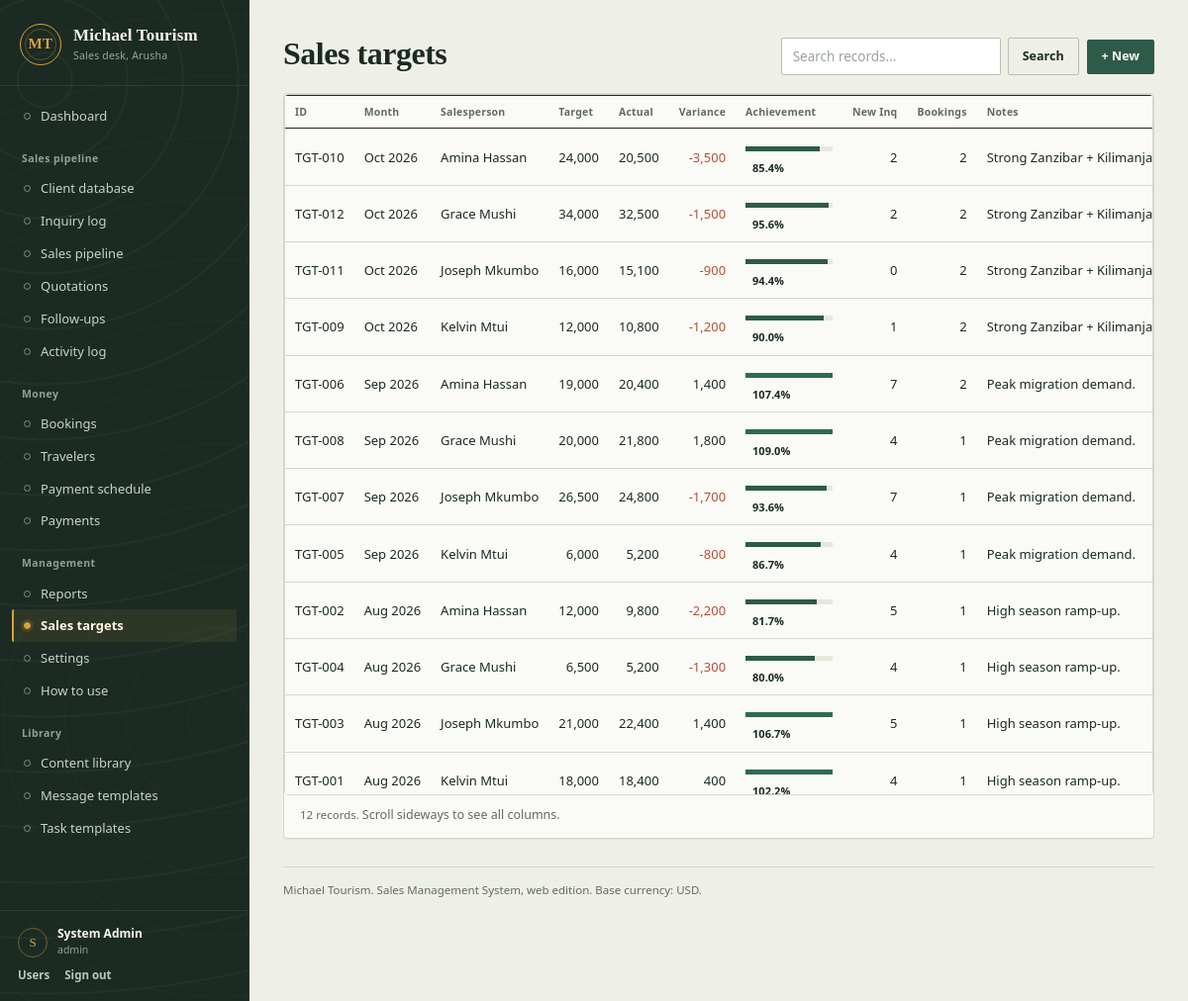
Screenshot of /targets (signed in) with the database file from the repository.
### tables this page shows
CREATE TABLE IF NOT EXISTS `users` (
  `id`            INT AUTO_INCREMENT PRIMARY KEY,
  `name`          VARCHAR(100) NOT NULL,
  `email`         VARCHAR(150) NOT NULL UNIQUE,
  `salt`          VARCHAR(64)  NOT NULL,
  `password_hash` VARCHAR(64)  NOT NULL,
  `role`          ENUM('admin','manager','sales') NOT NULL DEFAULT 'sales',
  `active`        TINYINT(1) NOT NULL DEFAULT 1,
  `created_at`    TIMESTAMP NOT NULL DEFAULT CURRENT_TIMESTAMP
);

CREATE TABLE IF NOT EXISTS `sales_targets` (
  `id`             INT AUTO_INCREMENT PRIMARY KEY,
  `month`          INT NOT NULL,
  `year`           INT NOT NULL,
  `salesperson`    INT NOT NULL,
  `target_revenue` DECIMAL(12,2) NULL,
  `notes`          TEXT NULL,
  UNIQUE KEY `uq_target` (`month`, `year`, `salesperson`)
);

### app/views/crud_list.php (the view, shortened to what the rows shown need)
<div class="topbar">
  <h1><?= e($m['title']) ?></h1>
  <div class="tools">
    <form method="get" class="searchform" action="<?= e(url('page=' . $module)) ?>">
      <input type="search" name="q" value="<?= e($q) ?>" placeholder="Search records...">
      <button class="btn ghost" type="submit">Search</button>
    </form>
    <a class="btn primary" href="<?= e(url('page=' . $module . '&action=form')) ?>">+ New</a>
  </div>
</div>
<div class="card full listcard">
  <div class="tablewrap listwrap">
  <table class="grid">
    <thead><tr>
      <?php foreach ($m['cols'] as [$k, $label]): ?><th><?= e($label) ?></th><?php endforeach; ?>
    </tr></thead>
    <tbody>
      <?php foreach ($rows as $r): ?>
      <tr>
        <?php foreach ($m['cols'] as [$k, , $type]): ?>
          <?php $v = $r[$k] ?? null; ?>
          <?php if ($type === 'badge'):   ?> <td><?= badge($v === null || $v === '' ? '-' : (string)$v) ?></td>
          <?php elseif ($type === 'money'): ?> <td class="num <?= (float)$v < 0 ? 'neg' : '' ?>"><?= money($v, false) ?></td>
          <?php elseif ($type === 'int'):  ?> <td class="num"><?= $v === null ? '—' : e($v) ?></td>
          <?php elseif ($type === 'date'): ?> <td class="dt"><?= $v ? e(date('d M Y', strtotime($v))) : '—' ?></td>
          <?php elseif ($type === 'datetime'): ?> <td class="dt"><?= $v ? e(date('d M Y H:i', strtotime($v))) : '—' ?></td>
          <?php elseif ($type === 'pct'):  ?> <td><?= isset($r['achievement']) && $r['achievement'] !== null ? pct_bar((float)$r['achievement']) : '<span class="bdg dim">no target</span>' ?></td>
          <?php elseif ($type === 'percent'): ?> <td class="num"><?= $v === null || $v === '' ? '—' : number_format((float)$v, 1) . '%' ?></td>
          <?php else: ?> <td class="celltext"><?= $v === null || $v === '' ? '—' : e($v) ?></td>
          <?php endif; ?>
        <?php endforeach; ?>
          <?php if (in_array(Auth::role(), ['admin', 'manager'], true)): ?>
          <form method="post" action="<?= e(url('page=' . $module . '&action=delete&id=' . (int)($r['id'] ?? 0))) ?>" class="inline"
                onsubmit="return confirm('Delete this record? This cannot be undone.');"><?= csrf_field() ?>
            <button class="btn tiny danger" type="submit">Del</button></form>
          <?php endif; ?>
      </tr>
      <?php endforeach; ?>
    </tbody>
  </table>
  </div>
  <div class="count"><?= count($rows) ?> record<?= count($rows) === 1 ? '' : 's' ?>.<?php if (count($m['cols']) > 8): ?> <span class="hint">Scroll sideways to see all columns.</span><?php endif; ?></div>
</div>

### app/helpers.php (shortened to what the rows shown need)
<?php
function base_path(): string
{
    static $base = null;
    if ($base !== null) return $base;
    $docRoot = realpath((string)($_SERVER['DOCUMENT_ROOT'] ?? ''));
    $public  = realpath(dirname(__DIR__) . '/public');
    if ($docRoot !== false && $docRoot !== '/' && $public !== false && str_starts_with($public, $docRoot)) {
        $rel = substr($public, strlen($docRoot));
        return $base = rtrim(str_replace('\\', '/', $rel), '/');
    }
    $script = str_replace('\\', '/', (string)($_SERVER['SCRIPT_NAME'] ?? ''));
    $dir    = rtrim(str_replace('\\', '/', dirname($script)), '/');
    return $base = $dir;
}
function route_path(string $query): string
{
    parse_str($query, $q);
    $page   = preg_replace('/[^a-z_]/', '', strtolower((string)($q['page'] ?? 'dashboard'))) ?: 'dashboard';
    $action = (string)($q['action'] ?? '');
    $id     = (int)($q['id'] ?? 0);
    $edit   = (int)($q['edit'] ?? 0);
    $consumed = ['page' => true, 'action' => true, 'id' => true, 'edit' => true, 'token' => true];
    $extra    = array_diff_key($q, $consumed);
    switch ($page) {
        case 'dashboard':
            $path = '/';
            break;
        case 'logout':
            $path = '/logout';
            break;
        case 'reports':
        case 'help':
        case 'settings':
            $path = '/' . $page;
            break;
        case 'users':
            $path = $edit > 0 ? '/users/' . $edit . '/edit' : '/users';
            break;
        case 'draft_save':
            $path = '/drafts/save';
            break;
        case 'draft_discard':
            $path = '/drafts/discard';
            break;
        default:
            $slug = str_replace('_', '-', $page);
            $path = '/' . $slug;
            if ($action === 'form') {
                $path .= $id > 0 ? '/' . $id . '/edit' : '/new';
            } elseif ($action === 'save') {
                $path .= '/save';
            } elseif ($action === 'delete') {
                $path .= $id > 0 ? '/' . $id . '/delete' : '/delete';
            }
            break;
    }
    $qs = $extra ? '?' . http_build_query($extra) : '';
    return $path . $qs;
}
function url(string $query): string
{
    return base_path() . route_path($query);
}
function asset_url(string $path): string
{
    return base_path() . '/assets/' . ltrim($path, '/');
}
function e(?string $s): string
{
    return htmlspecialchars((string)$s, ENT_QUOTES, 'UTF-8');
}
function base_currency(): string
{
    return strtoupper(Env::get('BASE_CURRENCY', 'USD'));
}
function money($n, bool $with_cur = false): string
{
    $s = number_format((float)$n, 0);
    return $with_cur ? $s . ' ' . base_currency() : $s;
}
function pct_bar(float $pct): string
{
    $pct = max(0.0, min(150.0, $pct));
    $cls = $pct >= 100 ? 'ok' : ($pct >= 75 ? 'mid' : 'low');
    return '<div class="pbar"><div class="fill ' . $cls . '" style="width:'
        . sprintf('%01.1f%%', $pct) . '"></div></div>'
        . '<span class="pnum">' . number_format($pct, 1) . '%</span>';
}

### app/views/layout.php (shortened to what the rows shown need)
<?php
$isBare = !empty($bare);
?><!DOCTYPE html>
<html lang="en">
<head>
<link rel="stylesheet" href="<?= e(asset_url('style.css')) ?>">
</head>
<body class="<?= $isBare ? 'bare' : '' ?>"
      <?php if (!$isBare): ?>data-draft-save-url="<?= e(url('page=draft_save')) ?>"
      data-draft-discard-url="<?= e(url('page=draft_discard')) ?>"<?php endif; ?>>
<?php if (!empty($bare)): ?>
  <?= $content ?>
<?php else: ?>
<div class="shell">
  <aside class="side">
    <div class="brand">
      <span class="mark" aria-hidden="true">MT</span>
      <div class="brandtext"><b>Michael Tourism</b><span>Sales desk, Arusha</span></div>
    </div>
    <nav aria-label="Main navigation">
      <a href="<?= e(url('page=dashboard')) ?>" <?= ($page ?? '') === 'dashboard' ? 'class="on"' : '' ?>>Dashboard</a>
      <?php
        $groups = [
          'Sales pipeline' => [
            ['clients',      'Client database'],
            ['inquiries',    'Inquiry log'],
            ['pipeline',     'Sales pipeline'],
            ['quotations',   'Quotations'],
            ['followups',    'Follow-ups'],
            ['activities',   'Activity log'],
          ],
          'Money' => [
            ['bookings',     'Bookings'],
            ['travelers',    'Travelers'],
            ['schedule',     'Payment schedule'],
            ['payments',     'Payments'],
          ],
          'Management' => [
            ['reports',      'Reports'],
            ['targets',      'Sales targets'],
            ['settings',     'Settings'],
            ['help',         'How to use'],
          ],
          'Library' => [
            ['content_library',   'Content library'],
            ['message_templates', 'Message templates'],
            ['task_templates',    'Task templates'],
          ],
        ];
        foreach ($groups as $label => $items): ?>
          <div class="navgrp"><?= e($label) ?></div>
          <?php foreach ($items as [$p, $txt]): ?>
            <a href="<?= e(url('page=' . $p)) ?>" <?= ($page ?? '') === $p ? 'class="on"' : '' ?>><?= e($txt) ?></a>
          <?php endforeach; ?>
        <?php endforeach; ?>
    </nav>
    <?php $meName = (string)($user['name'] ?? 'Michael Tourism'); ?>
    <div class="me">
      <div class="me-row">
        <span class="avatar" aria-hidden="true"><?= e(strtoupper(substr($meName, 0, 1))) ?></span>
        <div>
          <div class="me-name"><?= e($meName) ?></div>
          <div class="me-role"><?= e($user['role'] ?? '') ?></div>
        </div>
      </div>
      <div class="me-links">
        <a href="<?= e(url('page=users')) ?>">Users</a>
        <a href="<?= e(url('page=logout')) ?>" data-draft-flush>Sign out</a>
      </div>
    </div>
  </aside>
  <main class="main">
    <?= $content ?>
    <footer class="foot">Michael Tourism. Sales Management System, web edition. Base currency: <?= e($base_cur) ?>.</footer>
  </main>
</div>
<?php endif; ?>
</body>
</html>

### rows the page displays
users: name "S", name "System Admin", role "admin"
sales_targets: v "TGT-010", v "Oct 2026", v "Amina Hassan", target_revenue "24,000", v "20,500", v "-3,500", pct "85.4", v "2", notes "Strong Zanzibar + Kilimanjaro…"
sales_targets: v "TGT-012", v "Oct 2026", v "Grace Mushi", target_revenue "34,000", v "32,500", v "-1,500", pct "95.6", v "2", notes "Strong Zanzibar + Kilimanjaro…"
sales_targets: v "TGT-011", v "Oct 2026", v "Joseph Mkumbo", target_revenue "16,000", v "15,100", v "-900", pct "94.4", v "0", v "2", notes "Strong Zanzibar + Kilimanjaro…"
sales_targets: v "TGT-009", v "Oct 2026", v "Kelvin Mtui", target_revenue "12,000", v "10,800", v "-1,200", pct "90.0", v "1", v "2", notes "Strong Zanzibar + Kilimanjaro…"
sales_targets: v "TGT-006", v "Sep 2026", v "Amina Hassan", target_revenue "19,000", v "20,400", v "1,400", pct "107.4", v "7", v "2", notes "Peak migration demand."
sales_targets: v "TGT-008", v "Sep 2026", v "Grace Mushi", target_revenue "20,000", v "21,800", v "1,800", pct "109.0", v "4", v "1", notes "Peak migration demand."
sales_targets: v "TGT-007", v "Sep 2026", v "Joseph Mkumbo", target_revenue "26,500", v "24,800", v "-1,700", pct "93.6", v "7", v "1", notes "Peak migration demand."
sales_targets: v "TGT-005", v "Sep 2026", v "Kelvin Mtui", target_revenue "6,000", v "5,200", v "-800", pct "86.7", v "4", v "1", notes "Peak migration demand."
sales_targets: v "TGT-002", v "Aug 2026", v "Amina Hassan", target_revenue "12,000", v "9,800", v "-2,200", pct "81.7", v "5", v "1", notes "High season ramp-up."
sales_targets: v "TGT-004", v "Aug 2026", v "Grace Mushi", target_revenue "6,500", v "5,200", v "-1,300", pct "80.0", v "4", v "1", notes "High season ramp-up."
sales_targets: v "TGT-003", v "Aug 2026", v "Joseph Mkumbo", target_revenue "21,000", v "22,400", v "1,400", pct "106.7", v "5", v "1", notes "High season ramp-up."
sales_targets: v "TGT-001", v "Aug 2026", v "Kelvin Mtui", target_revenue "18,000", v "18,400", v "400", pct "102.2", v "4", v "1", notes "High season ramp-up."

### other values shown
$label "Sales pipeline"
$txt "Client database"
$txt "Inquiry log"
$txt "Sales pipeline"
$txt "Quotations"
$txt "Follow-ups"
$txt "Activity log"
$label "Money"
$txt "Bookings"
$txt "Travelers"
$txt "Payment schedule"
$txt "Payments"
$label "Management"
$txt "Reports"
$txt "Sales targets"
